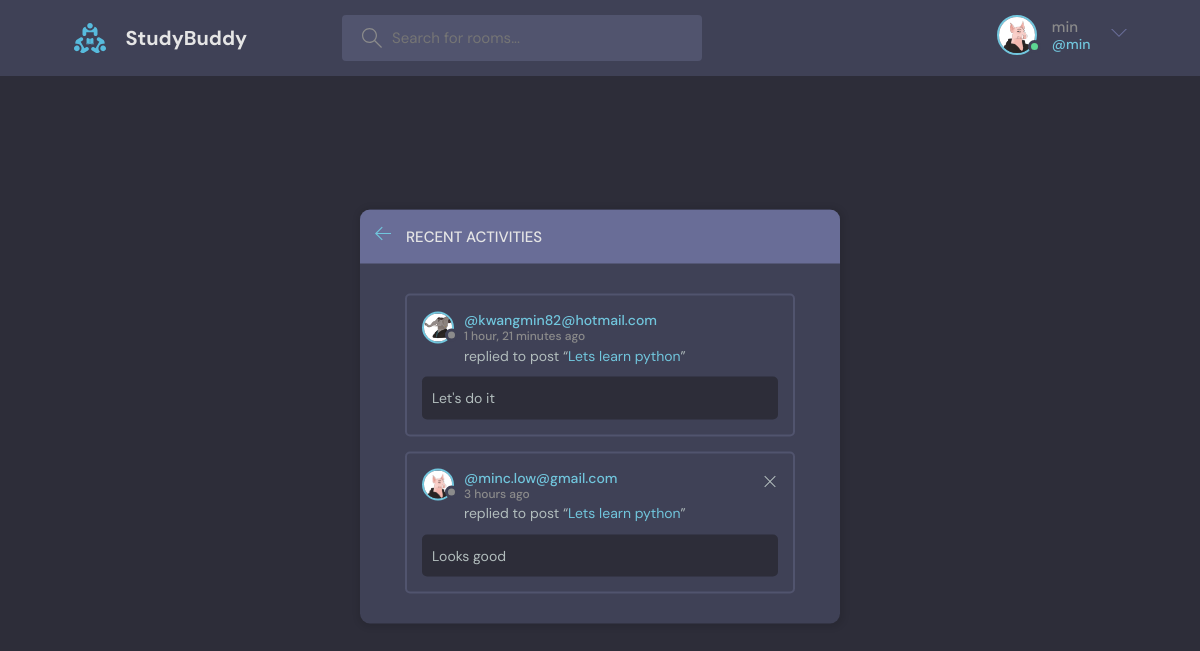
/activity/ (signed in), run on the app's committed database.
### base/models.py (models this page shows, shortened)
class User(AbstractUser):
    name = models.CharField(max_length=200, null=True)
    email = models.EmailField(unique=True, null=True)
    bio = models.TextField(null=True)
    avatar = models.ImageField(null=True, default="avatar.svg")
    USERNAME_FIELD = 'email'
    REQUIRED_FIELDS = []

class Message(models.Model):
    room = models.ForeignKey(Room, on_delete=models.CASCADE)
    user = models.ForeignKey(User, on_delete=models.CASCADE)
    body = models.TextField(null=True, blank=True)
    updated = models.DateTimeField(auto_now=True)
    created = models.DateTimeField(auto_now_add=True)
    class Meta:
        ordering = ['-updated', '-created']

class Room(models.Model):
    host = models.ForeignKey(User, on_delete=models.SET_NULL, null=True)
    topic = models.ForeignKey(Topic, on_delete=models.SET_NULL, null=True)
    name = models.CharField(max_length=200)
    description = models.TextField(null=True, blank=True)
    participants = models.ManyToManyField(User, related_name='participants', blank=True)
    updated = models.DateTimeField(auto_now=True)
    created = models.DateTimeField(auto_now_add=True)
    class Meta:
        ordering = ['-updated', '-created']
    def __str__(self):
        return self.name

### base/views.py (the view)
# urls.py: path('activity/', views.activityPage, name='activity'),
@login_required(login_url='login')
def activityPage(request):
    room_messages = Message.objects.all()
    context = {'room_messages': room_messages}
    return render(request, 'base/activity.html', context)

### base/templates/base/activity.html
{% extends 'main.html' %}
{% block content %}
    <main class="layout">
      <div class="container">
        <div class="layout__box">
          <div class="layout__boxHeader">
            <div class="layout__boxTitle">
              <a href="{% url 'home' %}">
                <svg version="1.1" xmlns="http://www.w3.org/2000/svg" width="32" height="32" viewBox="0 0 32 32">
                  <title>arrow-left</title>
                  <path
                    d="M13.723 2.286l-13.723 13.714 13.719 13.714 1.616-1.611-10.96-10.96h27.625v-2.286h-27.625l10.965-10.965-1.616-1.607z"
                  ></path>
                </svg>
              </a>
              <h3>Recent Activities</h3>
            </div>
          </div>
          <div class="activities-page layout__body">
    {% for message in room_messages %}
        <div class="activities__box">
            <div class="activities__boxHeader roomListRoom__header">
                <a href="{% url 'user-profile' message.user.id %}" class="roomListRoom__author">
                    <div class="avatar avatar--small">
                        <img src="{{ message.user.avatar.url }}" />
                    </div>
                    <p>
                        @{{ message.user }}
                        <span>{{ message.created|timesince }} ago</span>
                    </p>
                </a>
                {% if request.user == message.user %}
                    <div class="roomListRoom__actions">
                        <a href="{% url 'delete-message' message.id %}">
                            <svg version="1.1" xmlns="http://www.w3.org/2000/svg" width="32" height="32" viewBox="0 0 32 32">
                            <title>remove</title>
                            <path
                                d="M27.314 6.019l-1.333-1.333-9.98 9.981-9.981-9.981-1.333 1.333 9.981 9.981-9.981 9.98 1.333 1.333 9.981-9.98 9.98 9.98 1.333-1.333-9.98-9.98 9.98-9.981z"
                            ></path>
                            </svg>
                        </a>
                    </div>
                {% endif %}
            </div>
            <div class="activities__boxContent">
                <p>replied to post “<a href="{% url 'room' message.room.id %}">{{ message.room }}</a>”</p>
                    <div class="activities__boxRoomContent">
                        {{ message.body }}
                    </div>
            </div>
      </div>
  {% endfor %}
          </div>
        </div>
      </div>
    </main>
{% endblock content %}

### templates/navbar.html (shortened to what this page needs)
    {% load static %}
    <header class="header header--loggedIn">
      <div class="container">
        <a href="{% url 'home' %}" class="header__logo">
          <img src="{% static 'images/logo.svg' %}" />
          <h1>StudyBuddy</h1>
        </a>
        <form class="header__search" method="GET" action="{% url 'home' %}">
          <label>
            <input placeholder="Search for rooms..." />
          </label>
        </form>
        <nav class="header__menu">
            {% if request.user.is_authenticated %}
          <div class="header__user">
            <a href="{% url 'update-user' %}">
              <div class="avatar avatar--medium active">
                <img src="{{ request.user.avatar.url }}" />
              </div>
              <p>{{ request.user.username }} <span>@{{ request.user.username }}</span></p>
            </a>
            <button class="dropdown-button">
              <svg version="1.1" xmlns="http://www.w3.org/2000/svg" width="32" height="32" viewBox="0 0 32 32">
                <title>chevron-down</title>
                <path d="M16 21l-13-13h-3l16 16 16-16h-3l-13 13z"></path>
              </svg>
            </button>
          </div>
            {% else %}
          <a href="{% url 'login' %}">
            <img src="{% static 'images/avatar.svg' %}" />
            <p>Login</p>
          </a>
            {% endif %}
        </nav>
      </div>
    </header>

### data on the page
User: user.avatar (picture), user.username "min"
Message: user.avatar (picture), user "kwangmin82@hotmail.com", created "1 hour, 21 minutes", room "Lets learn python", body "Let's do it"
Message: user.avatar (picture), user "minc.low@gmail.com", created "3 hours", room "Lets learn python", body "Looks good"
